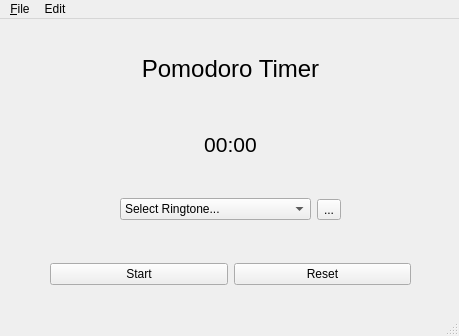
<?xml version="1.0" encoding="UTF-8"?>
<ui version="4.0">
 <class>MainWindow</class>
 <widget class="QMainWindow" name="MainWindow">
  <property name="geometry">
   <rect>
    <x>0</x>
    <y>0</y>
    <width>459</width>
    <height>336</height>
   </rect>
  </property>
  <property name="windowTitle">
   <string>MainWindow</string>
  </property>
  <widget class="QWidget" name="centralwidget">
   <widget class="QWidget" name="verticalLayoutWidget">
    <property name="geometry">
     <rect>
      <x>10</x>
      <y>10</y>
      <width>441</width>
      <height>81</height>
     </rect>
    </property>
    <layout class="QVBoxLayout" name="verticalLayout">
     <item>
      <widget class="QLabel" name="title">
       <property name="text">
        <string>&lt;html&gt;&lt;head/&gt;&lt;body&gt;&lt;p align=&quot;center&quot;&gt;&lt;span style=&quot; font-size:18pt;&quot;&gt;Pomodoro Timer&lt;/span&gt;&lt;/p&gt;&lt;/body&gt;&lt;/html&gt;</string>
       </property>
      </widget>
     </item>
    </layout>
   </widget>
   <widget class="QWidget" name="gridLayoutWidget">
    <property name="geometry">
     <rect>
      <x>10</x>
      <y>90</y>
      <width>441</width>
      <height>71</height>
     </rect>
    </property>
    <layout class="QGridLayout" name="gridLayout">
     <item row="1" column="0">
      <widget class="QLabel" name="timer">
       <property name="text">
        <string>&lt;html&gt;&lt;head/&gt;&lt;body&gt;&lt;p align=&quot;center&quot;&gt;&lt;span style=&quot; font-size:16pt;&quot;&gt;00:00&lt;/span&gt;&lt;/p&gt;&lt;/body&gt;&lt;/html&gt;</string>
       </property>
      </widget>
     </item>
    </layout>
   </widget>
   <widget class="QWidget" name="horizontalLayoutWidget">
    <property name="geometry">
     <rect>
      <x>50</x>
      <y>220</y>
      <width>361</width>
      <height>71</height>
     </rect>
    </property>
    <layout class="QHBoxLayout" name="horizontalLayout">
     <item>
      <widget class="QPushButton" name="start">
       <property name="text">
        <string>Start</string>
       </property>
      </widget>
     </item>
     <item>
      <widget class="QPushButton" name="reset">
       <property name="text">
        <string>Reset</string>
       </property>
      </widget>
     </item>
    </layout>
   </widget>
   <widget class="QWidget" name="horizontalLayoutWidget_2">
    <property name="geometry">
     <rect>
      <x>120</x>
      <y>160</y>
      <width>221</width>
      <height>61</height>
     </rect>
    </property>
    <layout class="QHBoxLayout" name="horizontalLayout_2">
     <item>
      <widget class="QComboBox" name="combo_ringtone">
       <item>
        <property name="text">
         <string>Select Ringtone...</string>
        </property>
       </item>
      </widget>
     </item>
     <item>
      <widget class="QToolButton" name="browseFiles_ringtone">
       <property name="text">
        <string>...</string>
       </property>
      </widget>
     </item>
    </layout>
   </widget>
  </widget>
  <widget class="QMenuBar" name="menubar">
   <property name="geometry">
    <rect>
     <x>0</x>
     <y>0</y>
     <width>459</width>
     <height>21</height>
    </rect>
   </property>
   <widget class="QMenu" name="menuFile">
    <property name="title">
     <string>&amp;File</string>
    </property>
    <addaction name="actionNew"/>
    <addaction name="actionOpen"/>
    <addaction name="actionSave"/>
    <addaction name="actionSave_as"/>
   </widget>
   <widget class="QMenu" name="menuEdit">
    <property name="title">
     <string>Edit</string>
    </property>
    <addaction name="actionPreferences"/>
   </widget>
   <addaction name="menuFile"/>
   <addaction name="menuEdit"/>
  </widget>
  <widget class="QStatusBar" name="statusbar"/>
  <action name="actionNew">
   <property name="text">
    <string>&amp;New</string>
   </property>
  </action>
  <action name="actionOpen">
   <property name="text">
    <string>Open</string>
   </property>
  </action>
  <action name="actionSave">
   <property name="text">
    <string>Save </string>
   </property>
  </action>
  <action name="actionSave_as">
   <property name="text">
    <string>Save as...</string>
   </property>
  </action>
  <action name="actionPreferences">
   <property name="text">
    <string>Preferences...</string>
   </property>
  </action>
 </widget>
 <resources/>
 <connections/>
</ui>
